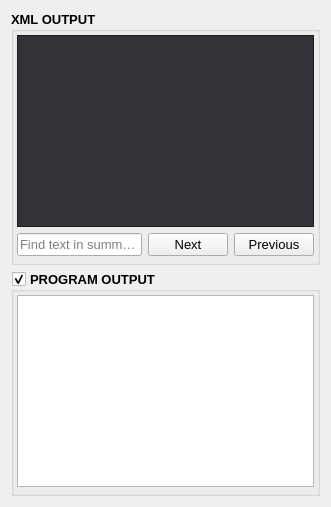
          <widget class="QWidget" name="layoutWidget">
           <layout class="QVBoxLayout" name="vert_layout_xml_output">
            <item>
             <widget class="QGroupBox" name="group_box_xml_output">
              <property name="sizePolicy">
               <sizepolicy hsizetype="Preferred" vsizetype="Preferred">
                <horstretch>0</horstretch>
                <verstretch>0</verstretch>
               </sizepolicy>
              </property>
              <property name="minimumSize">
               <size>
                <width>0</width>
                <height>0</height>
               </size>
              </property>
              <property name="font">
               <font>
                <family>Microsoft YaHei UI</family>
                <pointsize>10</pointsize>
                <italic>false</italic>
                <bold>true</bold>
                <underline>false</underline>
                <strikeout>false</strikeout>
               </font>
              </property>
              <property name="title">
               <string>XML OUTPUT</string>
              </property>
              <layout class="QVBoxLayout" name="verticalLayout_6" stretch="0,0">
               <property name="leftMargin">
                <number>3</number>
               </property>
               <property name="topMargin">
                <number>3</number>
               </property>
               <property name="rightMargin">
                <number>3</number>
               </property>
               <property name="bottomMargin">
                <number>6</number>
               </property>
               <item>
                <widget class="QTextEdit" name="text_edit_xml_output">
                 <property name="sizePolicy">
                  <sizepolicy hsizetype="Expanding" vsizetype="Expanding">
                   <horstretch>0</horstretch>
                   <verstretch>0</verstretch>
                  </sizepolicy>
                 </property>
                 <property name="minimumSize">
                  <size>
                   <width>0</width>
                   <height>0</height>
                  </size>
                 </property>
                 <property name="palette">
                  <palette>
                   <active>
                    <colorrole role="WindowText">
                     <brush brushstyle="SolidPattern">
                      <color alpha="255">
                       <red>255</red>
                       <green>255</green>
                       <blue>255</blue>
                      </color>
                     </brush>
                    </colorrole>
                    <colorrole role="Button">
                     <brush brushstyle="SolidPattern">
                      <color alpha="255">
                       <red>255</red>
                       <green>200</green>
                       <blue>87</blue>
                      </color>
                     </brush>
                    </colorrole>
                    <colorrole role="Dark">
                     <brush brushstyle="SolidPattern">
                      <color alpha="255">
                       <red>54</red>
                       <green>54</green>
                       <blue>54</blue>
                      </color>
                     </brush>
                    </colorrole>
                    <colorrole role="Text">
                     <brush brushstyle="SolidPattern">
                      <color alpha="255">
                       <red>255</red>
                       <green>255</green>
                       <blue>255</blue>
                      </color>
                     </brush>
                    </colorrole>
                    <colorrole role="BrightText">
                     <brush brushstyle="SolidPattern">
                      <color alpha="255">
                       <red>255</red>
                       <green>255</green>
                       <blue>127</blue>
                      </color>
                     </brush>
                    </colorrole>
                    <colorrole role="ButtonText">
                     <brush brushstyle="SolidPattern">
                      <color alpha="255">
                       <red>0</red>
                       <green>0</green>
                       <blue>0</blue>
                      </color>
                     </brush>
                    </colorrole>
                    <colorrole role="Base">
                     <brush brushstyle="SolidPattern">
                      <color alpha="255">
                       <red>49</red>
                       <green>51</green>
                       <blue>56</blue>
                      </color>
                     </brush>
                    </colorrole>
                    <colorrole role="Window">
                     <brush brushstyle="SolidPattern">
                      <color alpha="255">
                       <red>35</red>
                       <green>36</green>
                       <blue>40</blue>
                      </color>
                     </brush>
                    </colorrole>
                    <colorrole role="Highlight">
                     <brush brushstyle="SolidPattern">
                      <color alpha="255">
                       <red>211</red>
                       <green>162</green>
                       <blue>72</blue>
                      </color>
                     </brush>
                    </colorrole>
                    <colorrole role="HighlightedText">
                     <brush brushstyle="SolidPattern">
                      <color alpha="255">
                       <red>0</red>
                       <green>0</green>
                       <blue>0</blue>
                      </color>
                     </brush>
                    </colorrole>
                    <colorrole role="Accent">
                     <brush brushstyle="SolidPattern">
                      <color alpha="255">
                       <red>255</red>
                       <green>200</green>
                       <blue>87</blue>
                      </color>
                     </brush>
                    </colorrole>
                   </active>
                   <inactive>
                    <colorrole role="WindowText">
                     <brush brushstyle="SolidPattern">
                      <color alpha="255">
                       <red>255</red>
                       <green>255</green>
                       <blue>255</blue>
                      </color>
                     </brush>
                    </colorrole>
                    <colorrole role="Button">
                     <brush brushstyle="SolidPattern">
                      <color alpha="255">
                       <red>255</red>
                       <green>200</green>
                       <blue>87</blue>
                      </color>
                     </brush>
                    </colorrole>
                    <colorrole role="Dark">
                     <brush brushstyle="SolidPattern">
                      <color alpha="255">
                       <red>54</red>
                       <green>54</green>
                       <blue>54</blue>
                      </color>
                     </brush>
                    </colorrole>
                    <colorrole role="Text">
                     <brush brushstyle="SolidPattern">
                      <color alpha="255">
                       <red>255</red>
                       <green>255</green>
                       <blue>255</blue>
                      </color>
                     </brush>
                    </colorrole>
                    <colorrole role="BrightText">
                     <brush brushstyle="SolidPattern">
                      <color alpha="255">
                       <red>255</red>
                       <green>255</green>
                       <blue>127</blue>
                      </color>
                     </brush>
                    </colorrole>
                    <colorrole role="ButtonText">
                     <brush brushstyle="SolidPattern">
                      <color alpha="255">
                       <red>0</red>
                       <green>0</green>
                       <blue>0</blue>
                      </color>
                     </brush>
                    </colorrole>
                    <colorrole role="Base">
                     <brush brushstyle="SolidPattern">
                      <color alpha="255">
                       <red>49</red>
                       <green>51</green>
                       <blue>56</blue>
                      </color>
                     </brush>
                    </colorrole>
                    <colorrole role="Window">
                     <brush brushstyle="SolidPattern">
                      <color alpha="255">
                       <red>35</red>
                       <green>36</green>
                       <blue>40</blue>
                      </color>
                     </brush>
                    </colorrole>
                    <colorrole role="Highlight">
                     <brush brushstyle="SolidPattern">
                      <color alpha="255">
                       <red>211</red>
                       <green>162</green>
                       <blue>72</blue>
                      </color>
                     </brush>
                    </colorrole>
                    <colorrole role="HighlightedText">
                     <brush brushstyle="SolidPattern">
                      <color alpha="255">
                       <red>0</red>
                       <green>0</green>
                       <blue>0</blue>
                      </color>
                     </brush>
                    </colorrole>
                    <colorrole role="Accent">
                     <brush brushstyle="SolidPattern">
                      <color alpha="255">
                       <red>255</red>
                       <green>200</green>
                       <blue>87</blue>
                      </color>
                     </brush>
                    </colorrole>
                   </inactive>
                   <disabled>
                    <colorrole role="WindowText">
                     <brush brushstyle="SolidPattern">
                      <color alpha="255">
                       <red>54</red>
                       <green>54</green>
                       <blue>54</blue>
                      </color>
                     </brush>
                    </colorrole>
                    <colorrole role="Button">
                     <brush brushstyle="SolidPattern">
                      <color alpha="255">
                       <red>255</red>
                       <green>200</green>
                       <blue>87</blue>
                      </color>
                     </brush>
                    </colorrole>
                    <colorrole role="Dark">
                     <brush brushstyle="SolidPattern">
                      <color alpha="255">
                       <red>54</red>
                       <green>54</green>
                       <blue>54</blue>
                      </color>
                     </brush>
                    </colorrole>
                    <colorrole role="Text">
                     <brush brushstyle="SolidPattern">
                      <color alpha="255">
                       <red>54</red>
                       <green>54</green>
                       <blue>54</blue>
                      </color>
                     </brush>
                    </colorrole>
                    <colorrole role="BrightText">
                     <brush brushstyle="SolidPattern">
                      <color alpha="255">
                       <red>255</red>
                       <green>255</green>
                       <blue>127</blue>
                      </color>
                     </brush>
                    </colorrole>
                    <colorrole role="ButtonText">
                     <brush brushstyle="SolidPattern">
                      <color alpha="255">
                       <red>54</red>
                       <green>54</green>
                       <blue>54</blue>
                      </color>
                     </brush>
                    </colorrole>
                    <colorrole role="Base">
                     <brush brushstyle="SolidPattern">
                      <color alpha="255">
                       <red>35</red>
                       <green>36</green>
                       <blue>40</blue>
                      </color>
                     </brush>
                    </colorrole>
                    <colorrole role="Window">
                     <brush brushstyle="SolidPattern">
                      <color alpha="255">
                       <red>35</red>
                       <green>36</green>
                       <blue>40</blue>
                      </color>
                     </brush>
                    </colorrole>
                    <colorrole role="HighlightedText">
                     <brush brushstyle="SolidPattern">
                      <color alpha="255">
                       <red>0</red>
                       <green>0</green>
                       <blue>0</blue>
                      </color>
                     </brush>
                    </colorrole>
                    <colorrole role="Accent">
                     <brush brushstyle="SolidPattern">
                      <color alpha="255">
                       <red>255</red>
                       <green>200</green>
                       <blue>87</blue>
                      </color>
                     </brush>
                    </colorrole>
                   </disabled>
                  </palette>
                 </property>
                 <property name="font">
                  <font>
                   <family>Microsoft YaHei UI</family>
                   <pointsize>10</pointsize>
                   <italic>false</italic>
                   <bold>false</bold>
                   <underline>false</underline>
                   <strikeout>false</strikeout>
                  </font>
                 </property>
                 <property name="readOnly">
                  <bool>true</bool>
                 </property>
                </widget>
               </item>
               <item>
                <layout class="QHBoxLayout" name="hor_layout_find_functionality">
                 <item>
                  <widget class="QLineEdit" name="line_edit_xml_output_find_text">
                   <property name="font">
                    <font>
                     <family>Microsoft YaHei UI</family>
                     <pointsize>10</pointsize>
                     <italic>false</italic>
                     <bold>false</bold>
                     <underline>false</underline>
                     <strikeout>false</strikeout>
                    </font>
                   </property>
                   <property name="placeholderText">
                    <string>Find text in summary...</string>
                   </property>
                  </widget>
                 </item>
                 <item>
                  <widget class="QPushButton" name="button_find_next">
                   <property name="font">
                    <font>
                     <family>Microsoft YaHei UI</family>
                     <pointsize>10</pointsize>
                     <italic>false</italic>
                     <bold>false</bold>
                     <underline>false</underline>
                     <strikeout>false</strikeout>
                    </font>
                   </property>
                   <property name="toolTip">
                    <string>Search next term.</string>
                   </property>
                   <property name="text">
                    <string>Next</string>
                   </property>
                  </widget>
                 </item>
                 <item>
                  <widget class="QPushButton" name="button_find_previous">
                   <property name="font">
                    <font>
                     <family>Microsoft YaHei UI</family>
                     <pointsize>10</pointsize>
                     <italic>false</italic>
                     <bold>false</bold>
                     <underline>false</underline>
                     <strikeout>false</strikeout>
                    </font>
                   </property>
                   <property name="toolTip">
                    <string>Search previous term.</string>
                   </property>
                   <property name="text">
                    <string>Previous</string>
                   </property>
                  </widget>
                 </item>
                </layout>
               </item>
              </layout>
             </widget>
            </item>
            <item>
             <widget class="QGroupBox" name="group_box_program_output">
              <property name="sizePolicy">
               <sizepolicy hsizetype="Preferred" vsizetype="Preferred">
                <horstretch>0</horstretch>
                <verstretch>0</verstretch>
               </sizepolicy>
              </property>
              <property name="minimumSize">
               <size>
                <width>0</width>
                <height>0</height>
               </size>
              </property>
              <property name="font">
               <font>
                <family>Microsoft YaHei UI</family>
                <pointsize>10</pointsize>
                <italic>false</italic>
                <bold>true</bold>
                <underline>false</underline>
                <strikeout>false</strikeout>
               </font>
              </property>
              <property name="title">
               <string>PROGRAM OUTPUT</string>
              </property>
              <property name="checkable">
               <bool>true</bool>
              </property>
              <layout class="QVBoxLayout" name="verticalLayout_12" stretch="0">
               <property name="spacing">
                <number>6</number>
               </property>
               <property name="leftMargin">
                <number>3</number>
               </property>
               <property name="topMargin">
                <number>3</number>
               </property>
               <property name="rightMargin">
                <number>3</number>
               </property>
               <property name="bottomMargin">
                <number>6</number>
               </property>
               <item>
                <widget class="QTextEdit" name="text_edit_program_output">
                 <property name="sizePolicy">
                  <sizepolicy hsizetype="Expanding" vsizetype="Expanding">
                   <horstretch>0</horstretch>
                   <verstretch>0</verstretch>
                  </sizepolicy>
                 </property>
                 <property name="font">
                  <font>
                   <family>Microsoft YaHei UI</family>
                   <pointsize>10</pointsize>
                   <italic>false</italic>
                   <bold>false</bold>
                   <underline>false</underline>
                   <strikeout>false</strikeout>
                  </font>
                 </property>
                 <property name="contextMenuPolicy">
                  <enum>Qt::ContextMenuPolicy::DefaultContextMenu</enum>
                 </property>
                 <property name="readOnly">
                  <bool>true</bool>
                 </property>
                </widget>
               </item>
              </layout>
             </widget>
            </item>
           </layout>
          </widget>
